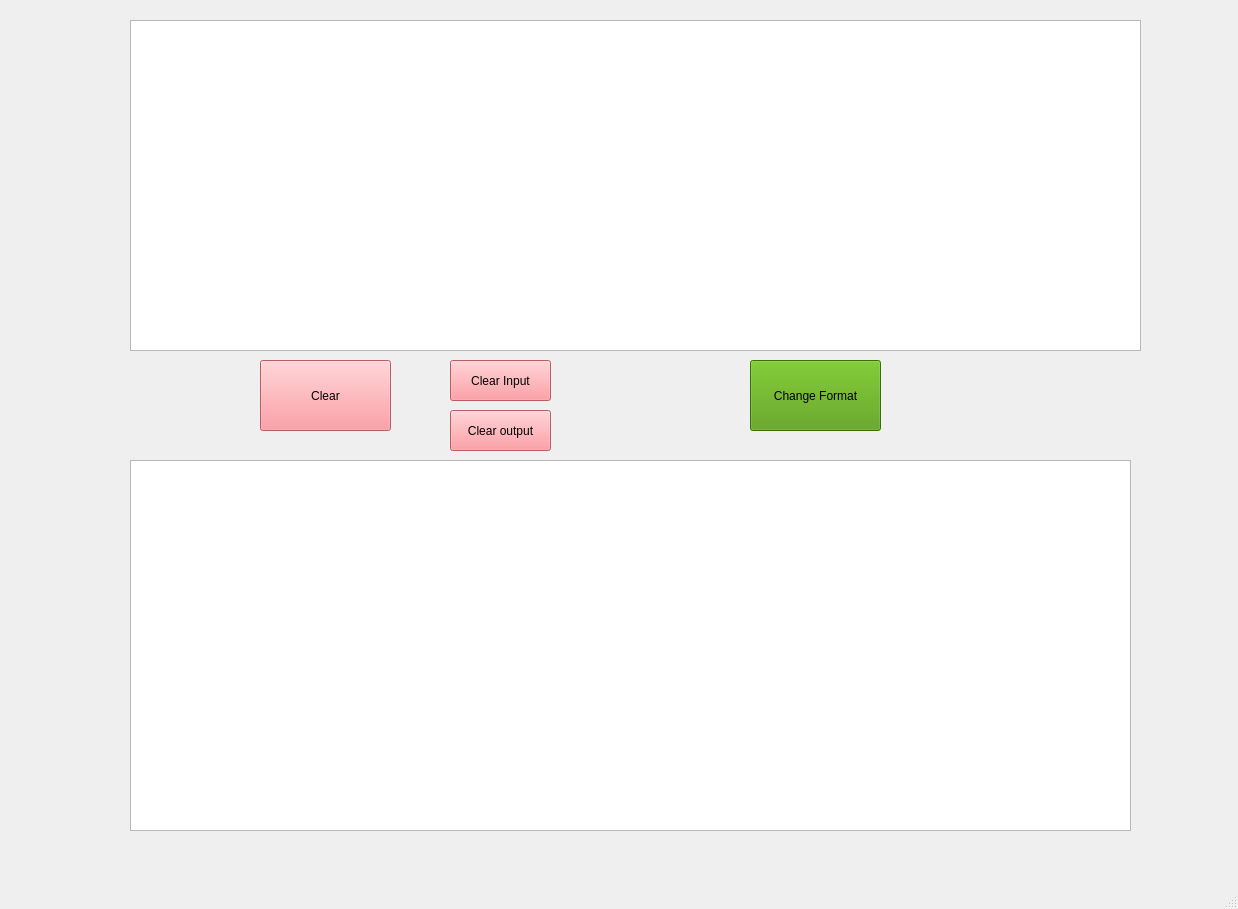
<?xml version="1.0" encoding="UTF-8"?>
<ui version="4.0">
 <class>MainWindow</class>
 <widget class="QMainWindow" name="MainWindow">
  <property name="geometry">
   <rect>
    <x>0</x>
    <y>0</y>
    <width>1238</width>
    <height>909</height>
   </rect>
  </property>
  <property name="windowTitle">
   <string>QTChangeCharc-Version-0.0.2 For W &amp; J</string>
  </property>
  <widget class="QWidget" name="centralwidget">
   <widget class="QPushButton" name="ChangeButton">
    <property name="geometry">
     <rect>
      <x>750</x>
      <y>360</y>
      <width>131</width>
      <height>71</height>
     </rect>
    </property>
    <property name="styleSheet">
     <string notr="true">QPushButton { background-color: rgb(78, 154, 6) }</string>
    </property>
    <property name="text">
     <string>Change Format</string>
    </property>
   </widget>
   <widget class="QPushButton" name="ClearButton">
    <property name="geometry">
     <rect>
      <x>260</x>
      <y>360</y>
      <width>131</width>
      <height>71</height>
     </rect>
    </property>
    <property name="styleSheet">
     <string notr="true">QPushButton { background-color: rgb(255, 132, 139) }</string>
    </property>
    <property name="text">
     <string>Clear</string>
    </property>
   </widget>
   <widget class="QTextEdit" name="InputText">
    <property name="geometry">
     <rect>
      <x>130</x>
      <y>20</y>
      <width>1011</width>
      <height>331</height>
     </rect>
    </property>
    <property name="styleSheet">
     <string notr="true">font: 16pt &quot;Ubuntu&quot;;</string>
    </property>
   </widget>
   <widget class="QTextEdit" name="OutputText">
    <property name="geometry">
     <rect>
      <x>130</x>
      <y>460</y>
      <width>1001</width>
      <height>371</height>
     </rect>
    </property>
    <property name="styleSheet">
     <string notr="true">font: 16pt &quot;Ubuntu&quot;;</string>
    </property>
   </widget>
   <widget class="QPushButton" name="ClearInputButton">
    <property name="enabled">
     <bool>true</bool>
    </property>
    <property name="geometry">
     <rect>
      <x>450</x>
      <y>360</y>
      <width>101</width>
      <height>41</height>
     </rect>
    </property>
    <property name="styleSheet">
     <string notr="true">QPushButton { background-color: rgb(255, 132, 139) }</string>
    </property>
    <property name="text">
     <string>Clear Input</string>
    </property>
   </widget>
   <widget class="QPushButton" name="ClearOutputButton">
    <property name="enabled">
     <bool>true</bool>
    </property>
    <property name="geometry">
     <rect>
      <x>450</x>
      <y>410</y>
      <width>101</width>
      <height>41</height>
     </rect>
    </property>
    <property name="styleSheet">
     <string notr="true">QPushButton { background-color: rgb(255, 132, 139) }</string>
    </property>
    <property name="text">
     <string>Clear output</string>
    </property>
   </widget>
   <zorder>ChangeButton</zorder>
   <zorder>ClearButton</zorder>
   <zorder>OutputText</zorder>
   <zorder>ClearInputButton</zorder>
   <zorder>ClearOutputButton</zorder>
   <zorder>InputText</zorder>
  </widget>
  <widget class="QMenuBar" name="menubar">
   <property name="geometry">
    <rect>
     <x>0</x>
     <y>0</y>
     <width>1238</width>
     <height>22</height>
    </rect>
   </property>
  </widget>
  <widget class="QStatusBar" name="statusbar"/>
 </widget>
 <resources/>
 <connections/>
</ui>
